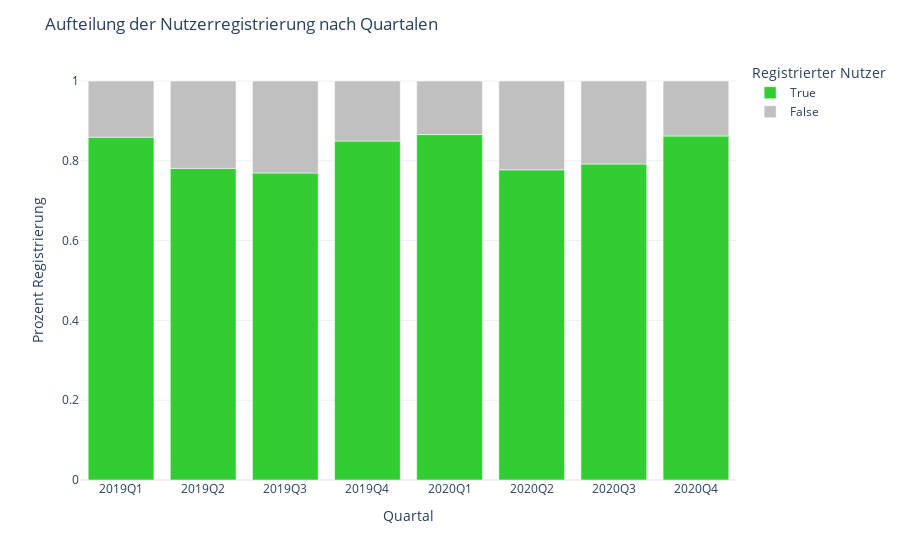

Notebook cell for this chart:
### Markdown cell above
### Ausleihen von registrierten zu unregistrierten Nutzern pro Quartal

### Code cell
df_qu = df.groupby("quarter", as_index=False).agg(count=("temp","count"), sum_reg=("registered_customer", "sum"))
df_qu["True"] = df_qu["sum_reg"] / df_qu["count"]
df_qu["False"] = 1 - df_qu["True"]
df_qu = pd.melt(df_qu, id_vars="quarter", value_vars=["True", "False"])

fig = px.bar(df_qu,x="quarter",
       y="value",
       color="variable",
       color_discrete_sequence =['limegreen','silver'],
       template='plotly_white'
      )
fig.update_layout( title="Aufteilung der Nutzerregistrierung nach Quartalen", 
                  xaxis_title="Quartal", 
                  yaxis_title="Prozent Registrierung",
                  legend_title_text='Registrierter Nutzer'
                 )

### Figure 1 — Plotly figure (JSON) as saved in the notebook; plotly's stock layout.template omitted (floating-point values rounded to 4 significant figures)
{"data": [{"alignmentgroup": "True", "hovertemplate": "variable=True<br>quarter=%{x}<br>value=%{y}<extra></extra>", "legendgroup": "True", "marker": {"color": "limegreen", "pattern": {"shape": ""}}, "name": "True", "offsetgroup": "True", "orientation": "v", "showlegend": true, "textposition": "auto", "type": "bar", "x": ["2019Q1", "2019Q2", "2019Q3", "2019Q4", "2020Q1", "2020Q2", "2020Q3", "2020Q4"], "xaxis": "x", "y": [0.8591, 0.7809, 0.7694, 0.8494, 0.8657, 0.7774, 0.7919, 0.8621], "yaxis": "y"}, {"alignmentgroup": "True", "hovertemplate": "variable=False<br>quarter=%{x}<br>value=%{y}<extra></extra>", "legendgroup": "False", "marker": {"color": "silver", "pattern": {"shape": ""}}, "name": "False", "offsetgroup": "False", "orientation": "v", "showlegend": true, "textposition": "auto", "type": "bar", "x": ["2019Q1", "2019Q2", "2019Q3", "2019Q4", "2020Q1", "2020Q2", "2020Q3", "2020Q4"], "xaxis": "x", "y": [0.1409, 0.2191, 0.2306, 0.1506, 0.1343, 0.2226, 0.2081, 0.1379], "yaxis": "y"}], "layout": {"barmode": "relative", "legend": {"title": {"text": "Registrierter Nutzer"}, "tracegroupgap": 0}, "margin": {"t": 60}, "title": {"text": "Aufteilung der Nutzerregistrierung nach Quartalen"}, "xaxis": {"anchor": "y", "domain": [0, 1], "title": {"text": "Quartal"}}, "yaxis": {"anchor": "x", "domain": [0, 1], "title": {"text": "Prozent Registrierung"}}}}
